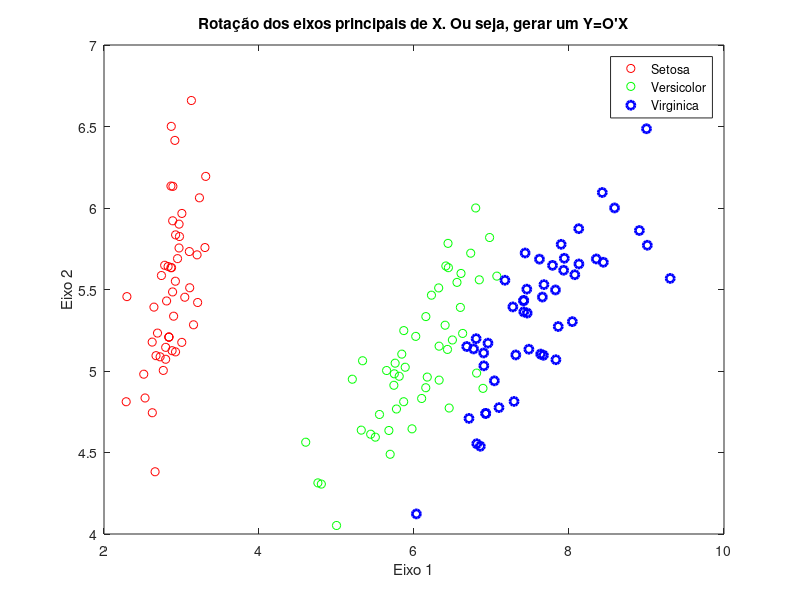

Source code (MATLAB):
clc;

% 1. Comprimento da sépala em cm
% 2. Largura da sépala em cm  
% 3. Comprimento da pétala em cm
% 4. Largura da pétala em cm  
% 5. Classe: 1 - Iris Setosa
%            2 - Iris Versicolor
%            3 - Iris Virginica 
iris=[5.1,3.5,1.4,0.2,1;
4.9,3.0,1.4,0.2,1;
4.7,3.2,1.3,0.2,1;
4.6,3.1,1.5,0.2,1;
5.0,3.6,1.4,0.2,1;
5.4,3.9,1.7,0.4,1;
4.6,3.4,1.4,0.3,1;
5.0,3.4,1.5,0.2,1;
4.4,2.9,1.4,0.2,1;
4.9,3.1,1.5,0.1,1;
5.4,3.7,1.5,0.2,1;
4.8,3.4,1.6,0.2,1;
4.8,3.0,1.4,0.1,1;
4.3,3.0,1.1,0.1,1;
5.8,4.0,1.2,0.2,1;
5.7,4.4,1.5,0.4,1;
5.4,3.9,1.3,0.4,1;
5.1,3.5,1.4,0.3,1;
5.7,3.8,1.7,0.3,1;
5.1,3.8,1.5,0.3,1;
5.4,3.4,1.7,0.2,1;
5.1,3.7,1.5,0.4,1;
4.6,3.6,1.0,0.2,1;
5.1,3.3,1.7,0.5,1;
4.8,3.4,1.9,0.2,1;
5.0,3.0,1.6,0.2,1;
5.0,3.4,1.6,0.4,1;
5.2,3.5,1.5,0.2,1;
5.2,3.4,1.4,0.2,1;
4.7,3.2,1.6,0.2,1;
4.8,3.1,1.6,0.2,1;
5.4,3.4,1.5,0.4,1;
5.2,4.1,1.5,0.1,1;
5.5,4.2,1.4,0.2,1;
4.9,3.1,1.5,0.1,1;
5.0,3.2,1.2,0.2,1;
5.5,3.5,1.3,0.2,1;
4.9,3.1,1.5,0.1,1;
4.4,3.0,1.3,0.2,1;
5.1,3.4,1.5,0.2,1;
5.0,3.5,1.3,0.3,1;
4.5,2.3,1.3,0.3,1;
4.4,3.2,1.3,0.2,1;
5.0,3.5,1.6,0.6,1;
5.1,3.8,1.9,0.4,1;
4.8,3.0,1.4,0.3,1;
5.1,3.8,1.6,0.2,1;
4.6,3.2,1.4,0.2,1;
5.3,3.7,1.5,0.2,1;
5.0,3.3,1.4,0.2,1;
7.0,3.2,4.7,1.4,2;
6.4,3.2,4.5,1.5,2;
6.9,3.1,4.9,1.5,2;
5.5,2.3,4.0,1.3,2;
6.5,2.8,4.6,1.5,2;
5.7,2.8,4.5,1.3,2;
6.3,3.3,4.7,1.6,2;
4.9,2.4,3.3,1.0,2;
6.6,2.9,4.6,1.3,2;
5.2,2.7,3.9,1.4,2;
5.0,2.0,3.5,1.0,2;
5.9,3.0,4.2,1.5,2;
6.0,2.2,4.0,1.0,2;
6.1,2.9,4.7,1.4,2;
5.6,2.9,3.6,1.3,2;
6.7,3.1,4.4,1.4,2;
5.6,3.0,4.5,1.5,2;
5.8,2.7,4.1,1.0,2;
6.2,2.2,4.5,1.5,2;
5.6,2.5,3.9,1.1,2;
5.9,3.2,4.8,1.8,2;
6.1,2.8,4.0,1.3,2;
6.3,2.5,4.9,1.5,2;
6.1,2.8,4.7,1.2,2;
6.4,2.9,4.3,1.3,2;
6.6,3.0,4.4,1.4,2;
6.8,2.8,4.8,1.4,2;
6.7,3.0,5.0,1.7,2;
6.0,2.9,4.5,1.5,2;
5.7,2.6,3.5,1.0,2;
5.5,2.4,3.8,1.1,2;
5.5,2.4,3.7,1.0,2;
5.8,2.7,3.9,1.2,2;
6.0,2.7,5.1,1.6,2;
5.4,3.0,4.5,1.5,2;
6.0,3.4,4.5,1.6,2;
6.7,3.1,4.7,1.5,2;
6.3,2.3,4.4,1.3,2;
5.6,3.0,4.1,1.3,2;
5.5,2.5,4.0,1.3,2;
5.5,2.6,4.4,1.2,2;
6.1,3.0,4.6,1.4,2;
5.8,2.6,4.0,1.2,2;
5.0,2.3,3.3,1.0,2;
5.6,2.7,4.2,1.3,2;
5.7,3.0,4.2,1.2,2;
5.7,2.9,4.2,1.3,2;
6.2,2.9,4.3,1.3,2;
5.1,2.5,3.0,1.1,2;
5.7,2.8,4.1,1.3,2;
6.3,3.3,6.0,2.5,3;
5.8,2.7,5.1,1.9,3;
7.1,3.0,5.9,2.1,3;
6.3,2.9,5.6,1.8,3;
6.5,3.0,5.8,2.2,3;
7.6,3.0,6.6,2.1,3;
4.9,2.5,4.5,1.7,3;
7.3,2.9,6.3,1.8,3;
6.7,2.5,5.8,1.8,3;
7.2,3.6,6.1,2.5,3;
6.5,3.2,5.1,2.0,3;
6.4,2.7,5.3,1.9,3;
6.8,3.0,5.5,2.1,3;
5.7,2.5,5.0,2.0,3;
5.8,2.8,5.1,2.4,3;
6.4,3.2,5.3,2.3,3;
6.5,3.0,5.5,1.8,3;
7.7,3.8,6.7,2.2,3;
7.7,2.6,6.9,2.3,3;
6.0,2.2,5.0,1.5,3;
6.9,3.2,5.7,2.3,3;
5.6,2.8,4.9,2.0,3;
7.7,2.8,6.7,2.0,3;
6.3,2.7,4.9,1.8,3;
6.7,3.3,5.7,2.1,3;
7.2,3.2,6.0,1.8,3;
6.2,2.8,4.8,1.8,3;
6.1,3.0,4.9,1.8,3;
6.4,2.8,5.6,2.1,3;
7.2,3.0,5.8,1.6,3;
7.4,2.8,6.1,1.9,3;
7.9,3.8,6.4,2.0,3;
6.4,2.8,5.6,2.2,3;
6.3,2.8,5.1,1.5,3;
6.1,2.6,5.6,1.4,3;
7.7,3.0,6.1,2.3,3;
6.3,3.4,5.6,2.4,3;
6.4,3.1,5.5,1.8,3;
6.0,3.0,4.8,1.8,3;
6.9,3.1,5.4,2.1,3;
6.7,3.1,5.6,2.4,3;
6.9,3.1,5.1,2.3,3;
5.8,2.7,5.1,1.9,3;
6.8,3.2,5.9,2.3,3;
6.7,3.3,5.7,2.5,3;
6.7,3.0,5.2,2.3,3;
6.3,2.5,5.0,1.9,3;
6.5,3.0,5.2,2.0,3;
6.2,3.4,5.4,2.3,3;
5.9,3.0,5.1,1.8,3];

X=iris(:,1:end-1);
[r,c]=size(X);%calcula numero de r linhas e c colunas de X
Mx=mean(X);%uma linha de c medias, para cada coluna de X
Xm=X-ones(r,1)*Mx; %ones(r,1)*Mx, para termos r linhas de Mx

Xm=X;
disp('Matriz de covariância');
C=cov(Xm)
[V,D]=eig(C);%autovetores e autovalores da matriz de covariância de Xm

%*********************ATENÇÃO, BIRIGUI*******************************
[l,i]=sort(diag(D),'descend');%ordena os autovetores em ordem descendente
disp('Autovalores ordenados');
l'
disp('Autovetores');
V(:,i)
disp('Porcentagem explicativa acumulada das variáveis');
pe=cumsum(l)/sum(l) %porcentagem explicativa acumulada de cada eixo
O=V(:,i(1:2));%toma os dois eixos principais de acordo com a ordem dos autovalores descentes

%==================================================================================%
%Veja que matematicamente, Y=O'X. Na visão de BD Y está transposto. Logo,          %
%para vermos como queremos (visão BD) temos que transpor Y. Assim, Y'=X'O''= X'O.  %
%Como temos X em notação de BD, o nosso Y em notação de BD será Y=XO               %
%==================================================================================%

Y=Xm*O;%Xm rotacionado pelos eixos principais. 
%plota 50 tipos de cada especie com suas cores r,g,b, tamanho 2

plot(Y(1:50,1),Y(1:50,2),'or',Y(51:100,1),Y(51:100,2),'og',Y(101:150,1),Y(101:150,2),'ob','LineWidth',2);
title('Rotação dos eixos principais de X. Ou seja, gerar um Y=O''X');%título do gráfico
xlabel('Eixo 1'); %nome para eixo x
ylabel('Eixo 2'); %nome para eixo y
legend('Setosa','Versicolor','Virginica'); %coloca legendas no gráfico
legend('location','best'); %na melhor posição
